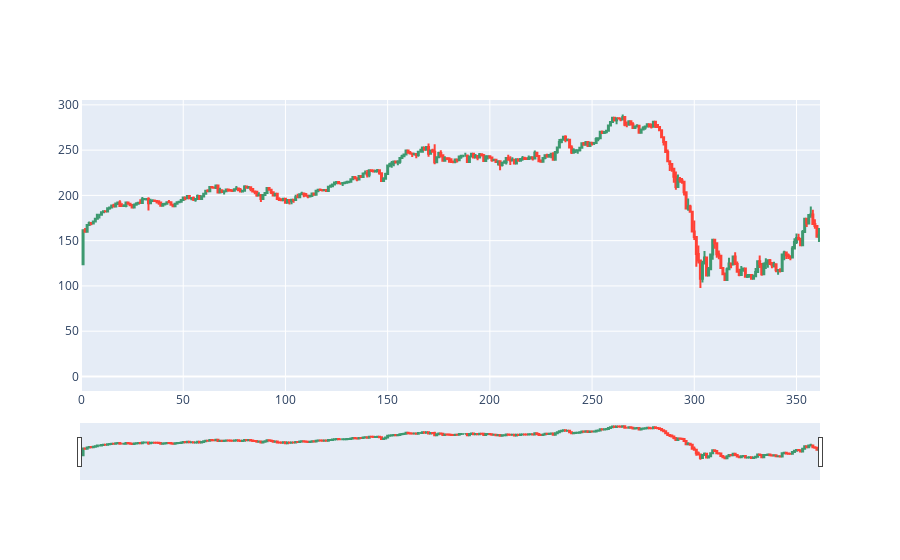

The code cell stored with this chart in its notebook:
### Code cell
import plotly.graph_objects as go

import pandas as pd
from datetime import datetime

fig = go.Figure(data=[go.Candlestick(x=df.index,
                open=df['new_open'],
                high=df['High'],
                low=df['Low'],
                close=df['Close'])])

fig.show()

### Figure 1 — Plotly figure (JSON) as saved in the notebook; plotly's stock layout.template omitted (floating-point values rounded to 4 significant figures; data arrays with more than 128 entries replaced by an {"elided": "..."} marker saying what was removed)
{"data": [{"close": {"elided": "362 float values"}, "high": {"elided": "362 float values"}, "low": {"elided": "362 float values"}, "open": {"elided": "362 float values"}, "type": "candlestick", "x": {"elided": "362 int values"}}], "layout": {"autosize": true, "xaxis": {"autorange": true, "range": [-0.5, 361.5], "rangeslider": {"autorange": true, "range": [-0.5, 361.5], "yaxis": {"_template": null, "rangemode": "match"}}, "type": "linear"}, "yaxis": {"autorange": true, "range": [-16.07, 305.4]}}}
